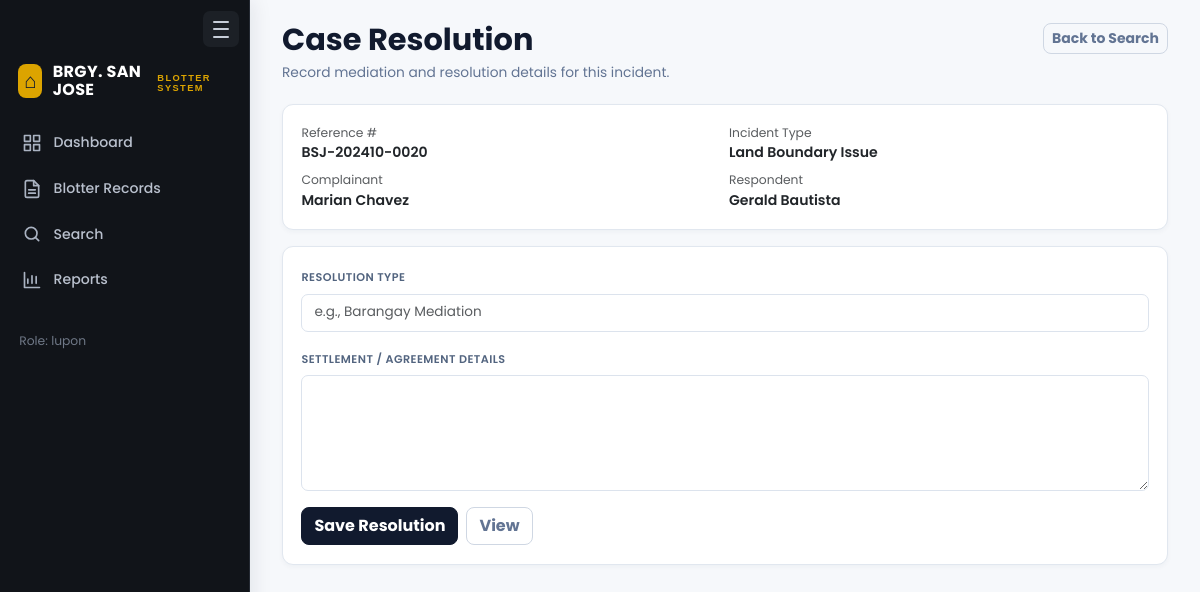
Page /?route=resolution_create&blotter_id=20 (signed in) on the committed database.
### tables this page shows
CREATE TABLE blotter_records (
  id INT AUTO_INCREMENT PRIMARY KEY,
  reference_number VARCHAR(30) NOT NULL UNIQUE,
  complainant_name VARCHAR(120) NOT NULL,
  respondent_name VARCHAR(120) NOT NULL,
  incident_type VARCHAR(80) NOT NULL,
  incident_date DATE NOT NULL,
  incident_time TIME NOT NULL,
  location VARCHAR(120) NOT NULL,
  narrative TEXT NOT NULL,
  case_status ENUM('Open','Under Mediation','Resolved','Closed') NOT NULL DEFAULT 'Open',
  created_by INT NULL,
  created_at TIMESTAMP NOT NULL DEFAULT CURRENT_TIMESTAMP,
  updated_at TIMESTAMP NULL DEFAULT NULL,

  CONSTRAINT fk_blotter_created_by
    FOREIGN KEY (created_by) REFERENCES users(id)
    ON DELETE SET NULL
    ON UPDATE CASCADE
);

### public/index.php (called while the page is built, shortened)
<?php
require_once __DIR__ . '/../includes/auth.php';
$route = $_GET['route'] ?? 'dashboard';
$route = trim((string)$route, '/');
$map = [
  'login' => __DIR__ . '/../modules/users/login.php',
  'logout' => __DIR__ . '/../modules/users/logout.php',
  'users' => __DIR__ . '/../modules/users/users.php',
  'dashboard' => __DIR__ . '/../modules/analytics/dashboard.php',
  'blotter_create' => __DIR__ . '/../modules/blotter/blotter_create.php',
  'blotter_update' => __DIR__ . '/../modules/blotter/blotter_update.php',
  'blotter_delete' => __DIR__ . '/../modules/blotter/blotter_delete.php',
  'search' => __DIR__ . '/../modules/search/search.php',
  'analytics_json' => __DIR__ . '/../modules/analytics/analytics_json.php',
  'reports' => __DIR__ . '/../modules/reports/reports.php',
  'export_pdf' => __DIR__ . '/../modules/reports/export_pdf.php',
  'export_excel' => __DIR__ . '/../modules/reports/export_excel.php',
  'resolution_create' => __DIR__ . '/../modules/blotter/resolution_create.php',
  'resolution_update' => __DIR__ . '/../modules/blotter/resolution_update.php',
];
$target = $map[$route] ?? null;
require $target;

### includes/auth.php (called while the page is built, shortened)
<?php
function current_user(): ?array
{
  return $_SESSION['user'] ?? null;
}

### modules/blotter/resolution_create.php (the view, shortened to what this page needs)
<?php
require_once __DIR__ . '/../../includes/auth.php';
$pdo = db();
$blotterId = (int)($_GET['blotter_id'] ?? 0);
$stmt = $pdo->prepare('SELECT * FROM blotter_records WHERE id = :id LIMIT 1');
$stmt->execute([':id' => $blotterId]);
$blotter = $stmt->fetch();
$existing = $pdo->prepare('SELECT * FROM case_resolutions WHERE blotter_record_id = :bid LIMIT 1');
$existing->execute([':bid' => $blotterId]);
$existingRow = $existing->fetch();
?>
<!doctype html>
<html lang="en">
<head>
  <link href="https://cdn.jsdelivr.net/npm/bootstrap@5.3.3/dist/css/bootstrap.min.css" rel="stylesheet">
  <link href="assets/app.css" rel="stylesheet">
</head>
<body>
<div class="d-flex app-shell">
  <aside class="bg-dark text-white p-3 app-sidebar">
    <div class="app-brand">BRGY. SAN JOSE<small>BLOTTER SYSTEM</small></div>
    <nav class="nav flex-column gap-1">
      <a class="nav-link text-white" href="?route=dashboard">Dashboard</a>
      <a class="nav-link text-white" href="?route=blotter_create">Blotter Records</a>
      <a class="nav-link text-white" href="?route=search">Search</a>
      <a class="nav-link text-white" href="?route=reports">Reports</a>
    </nav>
    <div class="mt-3 small opacity-75">Role: <?php echo htmlspecialchars((string)current_user()['role']); ?></div>
  </aside>
  <main class="flex-grow-1 p-4 app-main">
    <div class="d-flex align-items-start justify-content-between page-header">
      <div><h1 class="page-heading">Case Resolution</h1><p class="page-subtitle">Record mediation and resolution details for this incident.</p></div>
      <a href="?route=search" class="btn btn-sm btn-outline-secondary">Back to Search</a>
    </div>
    <div class="card shadow-sm mb-3">
      <div class="card-body">
        <div class="row g-2">
          <div class="col-md-6">
            <div class="text-muted small">Reference #</div>
            <div class="fw-semibold"><?php echo htmlspecialchars((string)$blotter['reference_number']); ?></div>
          </div>
          <div class="col-md-6">
            <div class="text-muted small">Incident Type</div>
            <div class="fw-semibold"><?php echo htmlspecialchars((string)$blotter['incident_type']); ?></div>
          </div>
          <div class="col-md-6">
            <div class="text-muted small">Complainant</div>
            <div class="fw-semibold"><?php echo htmlspecialchars((string)$blotter['complainant_name']); ?></div>
          </div>
          <div class="col-md-6">
            <div class="text-muted small">Respondent</div>
            <div class="fw-semibold"><?php echo htmlspecialchars((string)$blotter['respondent_name']); ?></div>
          </div>
        </div>
      </div>
    </div>
    <div class="card shadow-sm">
      <div class="card-body">
        <form method="post" id="resForm" class="needs-validation" novalidate>
          <div class="mb-3">
            <label class="form-label">Resolution Type</label>
            <input class="form-control" name="resolution_type" required maxlength="80" placeholder="e.g., Barangay Mediation" value="<?php echo htmlspecialchars((string)($existingRow['resolution_type'] ?? '')); ?>">
          </div>
          <div class="mb-3">
            <label class="form-label">Settlement / Agreement Details</label>
            <textarea class="form-control" name="settlement_details" rows="5" required minlength="10" maxlength="10000"><?php echo htmlspecialchars((string)($existingRow['settlement_details'] ?? '')); ?></textarea>
          </div>
          <div class="d-flex gap-2">
            <button class="btn btn-primary" type="submit">Save Resolution</button>
            <a class="btn btn-outline-secondary" href="?route=resolution_update&blotter_id=<?php echo $blotterId; ?>">View</a>
          </div>
        </form>
      </div>
    </div>
  </main>
</div>
</body>
</html>

### public/assets/app.css (style rules this page uses)
:root { --navy: #111a2e; --navy-2: #1d2a44; --gold: #dca400; --gold-soft: #fff4cf; --slate: #627493; --ink: #1e2b43; --canvas: #f6f8fb; --border: #e1e7ef; }
* { box-sizing: border-box; }
body { min-height: 100vh; color: var(--ink); background: var(--canvas); font-family: 'Poppins', Arial, sans-serif; font-size: .88rem; }
.app-shell { min-height: 100vh; }
.app-sidebar { width: 250px !important; min-height: 100vh; padding: .7rem .65rem 1rem !important; background: #111419 !important; border-right: 1px solid #252a33; box-shadow: 4px 0 18px rgba(17,26,46,.08); transition: width .22s ease, padding .22s ease; }
.app-brand { display: flex; align-items: center; gap: .65rem; margin: 1rem .5rem 1.5rem; color: #fff; font: 700 1rem/1.1 'Poppins', Arial, sans-serif; letter-spacing: .02em; }
.app-brand::before { display: grid; width: 34px; height: 34px; place-items: center; content: '⌂'; color: var(--navy); background: var(--gold); border-radius: 8px; font: 700 1.3rem Arial; }
.app-brand small { display: block; margin-top: .28rem; color: var(--gold); font: 700 .58rem Arial, sans-serif; letter-spacing: .15em; }
.app-sidebar .nav { gap: .3rem !important; }
.app-sidebar .nav::before { display: none; }
.app-sidebar .nav-link { display: flex; align-items: center; gap: .75rem; padding: .62rem .7rem; color: #b9c0cd !important; border-radius: 7px; font-weight: 500; transition: background .15s, color .15s; }
.app-sidebar .nav-link::before { display: block; flex: 0 0 20px; width: 20px; height: 20px; content: ''; color: #aab3c2; background-color: currentColor; }
.app-sidebar .small { margin: 2rem .55rem 0 !important; color: #8e99ab !important; }
.app-main { min-width: 0; padding: 1.45rem 2rem !important; }
.page-heading { margin: 0; color: var(--navy); font: 700 clamp(1.45rem, 3vw, 1.9rem)/1.15 'Poppins', Arial, sans-serif; }
.page-subtitle { margin: .3rem 0 0; color: var(--slate); font-size: .86rem; }
.page-header { margin-bottom: 1.3rem !important; }
.btn { border-radius: 8px; font-weight: 700; }
.btn-primary { background: var(--navy); border-color: var(--navy); }
.btn-outline-dark, .btn-outline-secondary { color: var(--slate); border-color: #cfd7e3; }
.card { border: 1px solid var(--border); border-radius: 11px; box-shadow: 0 2px 5px rgba(30,43,67,.04) !important; }
.card-body { padding: 1.15rem; }
.form-label { color: #52647f; font-size: .7rem; font-weight: 600; letter-spacing: .04em; text-transform: uppercase; }
.form-control, .form-select { min-height: 38px; border-color: #dce3ed; border-radius: 7px; color: var(--ink); font-size: .85rem; }

### rows in the picture
blotter_records: reference_number "BSJ-202410-0020", incident_type "Land Boundary Issue", complainant_name "Marian Chavez", respondent_name "Gerald Bautista"

### other values in the picture
current_user()['role'] "lupon"
